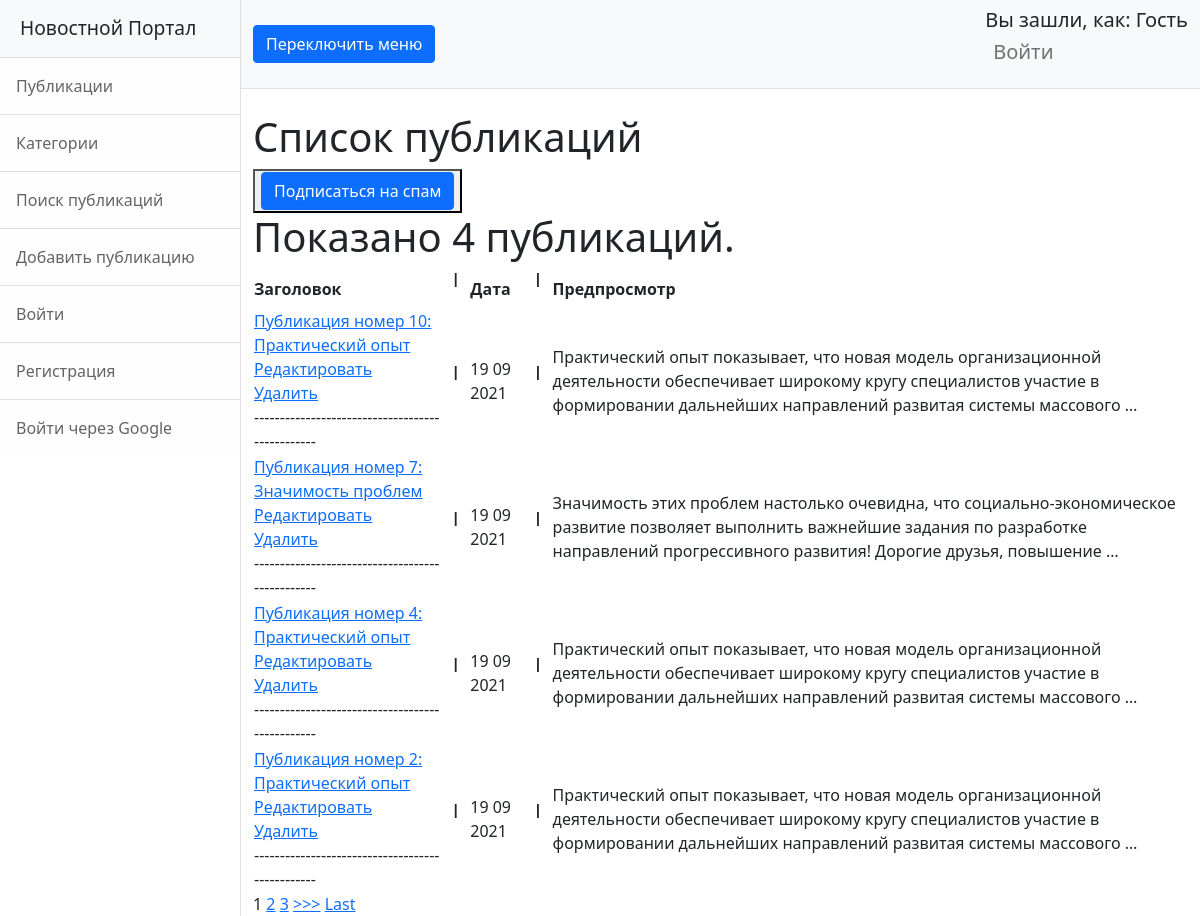
Page /news/category/3 on the earlier database version.
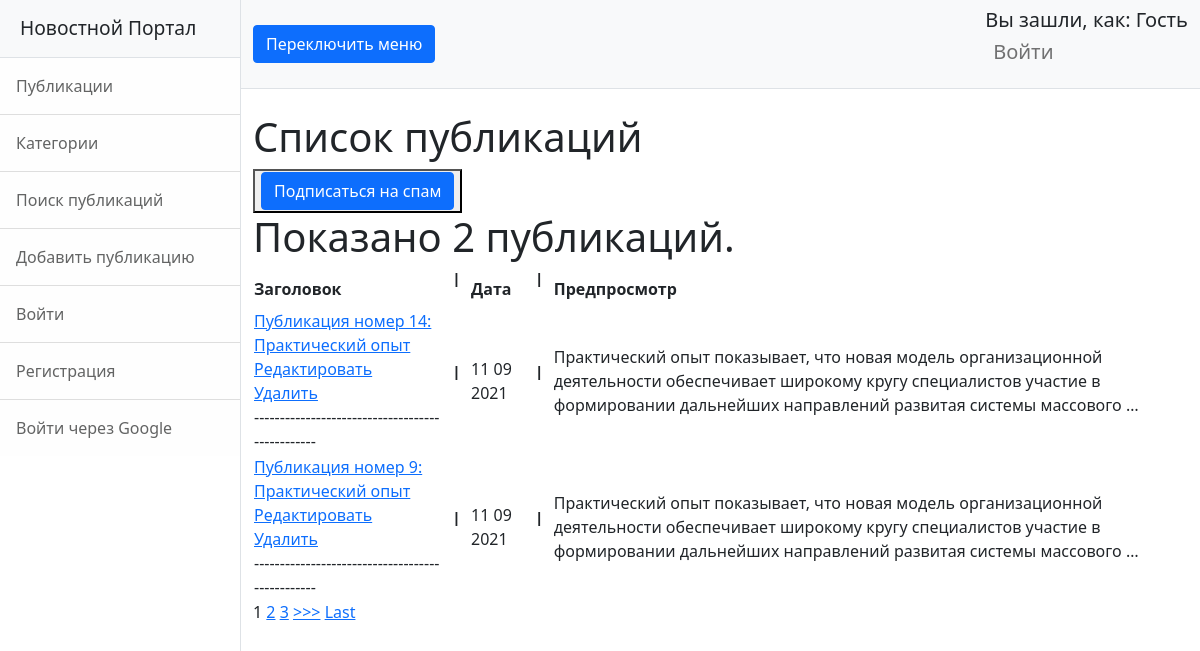
Same page on the later database version.
### news/models.py (models this page shows, shortened)
class Post(models.Model):
    news = 'NS'
    article = 'AL'
    TYPES = [
        (news, 'Новость'),
        (article, 'Статья')
    ]
    type = models.CharField(max_length=2, choices=TYPES, default=news)
    date = models.DateTimeField(auto_now_add=True, verbose_name='Дата')
    name = models.CharField(max_length=255, verbose_name='Название')
    body = models.TextField()
    rating = models.SmallIntegerField(default=0, verbose_name='Рейтинг')
    author = models.ForeignKey(Author, on_delete=models.CASCADE)
    category = models.ManyToManyField(Category, through='PostCategory')
    class Meta:
        verbose_name = 'Публикация'
        verbose_name_plural = 'Публикации'

### news/views.py (the view)
# urls.py: path('category/<int:pk>', CategoryView.as_view(), name='category_list'),
class CategoryView(ListView):
    model = Post  # указываем модель, объекты которой мы будем выводить
    template_name = 'news/category.html'  # указываем имя шаблона, в котором будет лежать HTML, в котором будут все инструкции о том, как именно пользователю должны вывестись наши объекты
    paginate_by = 5
    def get_context_data(self, **kwargs):  # забираем отфильтрованные объекты переопределяя метод get_context_data у наследуемого класса (привет, полиморфизм, мы скучали!!!)
        context = super().get_context_data(**kwargs)
        id = self.kwargs.get('pk')
        print(f"This is cat id: {id}")
        context['categoryview'] = Post.objects.filter(category=id).order_by('-date')  # вписываем наш фильтр в контекст
        return context

### news/templatetags/my_filters.py (called while the page is built)
@register.filter(name='censor')  # регистрируем наш фильтр под именем multiply, чтоб django понимал, что это именно фильтр, а не простая функция
def censor(value):  # первый аргумент здесь это то значение, к которому надо применить фильтр, второй аргумент — это аргумент фильтра, т. е. примерно следующее будет в шаблоне value|multiply:arg
    cens_filt = ['блять', 'бля']
    text_to_check = value
    for idx, i in enumerate(cens_filt):
        text_to_check = text_to_check.replace(i,'ТУТ БЫЛ МАТ')
    return text_to_check

### templates/news/category.html (shortened to what this page needs)
{% extends 'flatpages/default.html' %}
{% load my_filters %}
{% block content %}
<h1>Список публикаций</h1>
<button> <a class="btn btn-primary" href="/news/subscribe/"> Подписаться на спам</a> </button>
<h1>Показано {{ categoryview|length }} публикаций.</h1>
    <table>
            <tr>
                <td>
                    <b>Заголовок</b>
                </td>
                <td>
                     <b><pre> | </pre></b>
                </td>
                <td>
                    <b>Дата</b>
                </td>
                <td>
                     <b><pre> | </pre></b>
                </td>
                <td>
                    <b>Предпросмотр</b>
                </td>
            </tr>
        {% for post in categoryview %}
            <tr>
                <td>
                   <a href="/news/{{post.id}}">{{ post.name|censor }} </a>
                    <br>
                    <a href="/news/{{post.id}}/edit">Редактировать</a>
                    <br>
                    <a href="/news/{{post.id}}/delete">Удалить</a>
                    <br>
                    ------------------------------------------------
                </td>
                <td>
                     <b><pre> | </pre></b>
                </td>
                <td>
                    {{post.date|date:'d m Y'}}
                </td>
                <td>
                    <b><pre> | </pre></b>
                </td>
                <td>
                    {{post.body|truncatewords:20|censor}}
                </td>
            </tr>
        {% endfor %}
        </table>
{% if is_paginated %}
    {% for num in page_obj.paginator.page_range %}
        {% if page_obj.number == num %}
            <a>{{ num }}</a>
        {% elif num > page_obj.number|add:'-3' and num < page_obj.number|add:'3' %}
            <a href="?page={{ num }}">{{ num }}</a>
        {% endif %}
    {% endfor %}
    {% if page_obj.has_next %}
        <a href="?page={{ page_obj.next_page_number }}">>>></a>
        <a href="?page={{ page_obj.paginator.num_pages }}">Last</a>
    {% endif %}
{% endif %}
{% endblock content %}

Differences in the rows shown:
no longer on this page (row edited): Post: name|censor "Публикация номер 10: Практический опыт", date "19 09 2021", body|censor "Практический опыт показывает, что новая модель организационной деятельности обеспечивает широкому кругу специалистов участие в формировании дальнейших направлений развитая системы массового …"
no longer on this page (row edited): Post: name|censor "Публикация номер 7: Значимость проблем", date "19 09 2021", body|censor "Значимость этих проблем настолько очевидна, что социально-экономическое развитие позволяет выполнить важнейшие задания по разработке направлений прогрессивного развития! Дорогие друзья, повышение …"
no longer on this page (row edited): Post: name|censor "Публикация номер 4: Практический опыт", date "19 09 2021", body|censor "Практический опыт показывает, что новая модель организационной деятельности обеспечивает широкому кругу специалистов участие в формировании дальнейших направлений развитая системы массового …"
no longer on this page (row edited): Post: name|censor "Публикация номер 2: Практический опыт", date "19 09 2021", body|censor "Практический опыт показывает, что новая модель организационной деятельности обеспечивает широкому кругу специалистов участие в формировании дальнейших направлений развитая системы массового …"
now on this page (row edited): Post: name|censor "Публикация номер 14: Практический опыт", date "11 09 2021", body|censor "Практический опыт показывает, что новая модель организационной деятельности обеспечивает широкому кругу специалистов участие в формировании дальнейших направлений развитая системы массового …"
now on this page (row edited): Post: name|censor "Публикация номер 9: Практический опыт", date "11 09 2021", body|censor "Практический опыт показывает, что новая модель организационной деятельности обеспечивает широкому кругу специалистов участие в формировании дальнейших направлений развитая системы массового …"
Other differences:
{{ categoryview|length }}: "4" → "2"
